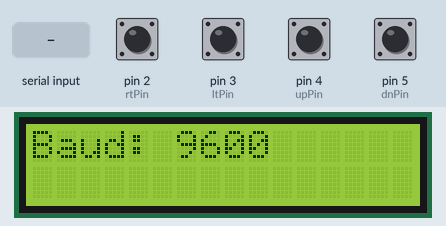
The sketch below on a simulated Arduino Uno, built with avr-gcc and run on an emulated ATmega328P. On the bench: 16×2 character LCD. The inputs (shaded band) are chosen by the test bench; at power-on: pin 2 (rtPin), pin 3 (ltPin), pin 4 (upPin), pin 5 (dnPin) HIGH.

Above: at 5.3 s.
5.4 s: pin 4 (upPin) pulled LOW for 0.15 s
At 6.6 s:
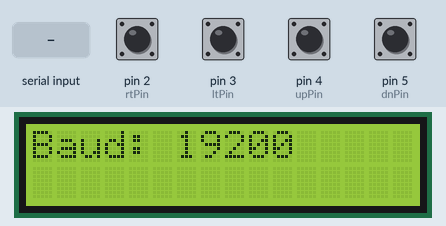
7.0 s: "1" received over Serial
At 8.0 s:
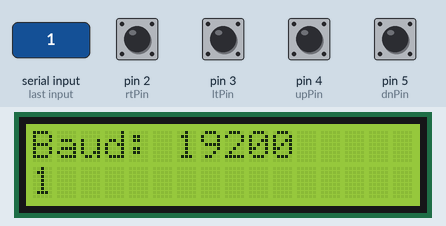
8.6 s: pin 4 (upPin) pulled LOW for 1 s
At 9.0 s:
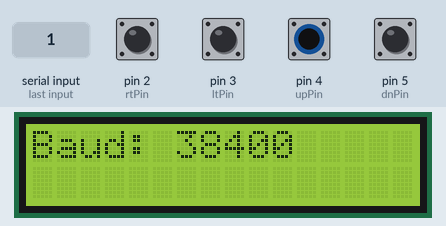
11.1 s: "0" received over Serial
At 12.3 s:
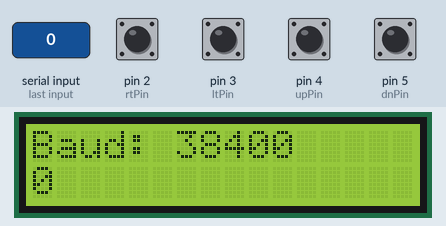
Timing chart, 0 to 14.1 s (numbered marks = the images above; inputs shaded):
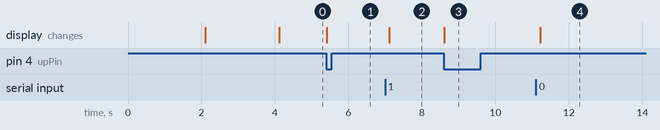

The sketch:

Serial_Tester.ino
```cpp
/*
 RS232 Tester V0.1
 Display received serial data on LCD screen,
 save a received string in RAM and play back
 on request.

 Buttons connected on stated pins, in a D-Pad formation.

 Current button functions;
 UP - cycle baud rates
 DOWN - repeat last received string back to device
 LEFT - save the last received string in RAM for later playback
 RIGHT - play the saved string back to device

 More features coming...

 V0.1 released Apr 2019 by Dane Lewis
 https://www.danelewis.com/
 */

#include <Wire.h>
#include <LiquidCrystal_I2C.h>

int upPin = 4; // up button
int dnPin = 5; // down button
int ltPin = 3; // left button
int rtPin = 2; // right button

int debounce = 1000;  // delay after each button press (cheap debounce)

int baudCurrent = 3; // holds the index of the currently selected baud rate
long baudRates[] = {1200, 2400, 4800, 9600, 19200, 38400l, 57600l, 115200l}; // list of baud rates

char array1[16]="RS232 Tester"; // spash screen top
char array2[16]="V0.01";  // splash screen bottom
int tim = 500 ; // delay time

char lastChar;  // buffer for reading strings from serial
String lastString;  // variable to hold last received serial string
String savedString; // holds the saved string for playback

LiquidCrystal_I2C lcd(0x3E,16,2); // set the LCD address to 0x3E for a 16 chars and 2 line display

void setup()
{
  pinMode(upPin, INPUT_PULLUP);
  pinMode(dnPin, INPUT_PULLUP);
  pinMode(ltPin, INPUT_PULLUP);
  pinMode(rtPin, INPUT_PULLUP);

  lcd.init(); // initialize the lcd
  lcd.backlight(); // turn the backlight on
  lcd.print(array1); // display splash top
  lcd.setCursor(0,1); // move cursor to bottom line
  lcd.print(array2);  // display spash bottom
  delay(2000);  // wait
  lcd.clear();
  lcd.print("Created By");  // show a second splash
  lcd.setCursor(0,1);
  lcd.print("Dane Lewis");
  delay(2000); // wait
  lcd.clear();
  lcd.print("Baud: "); // display baud rate on top line
  lcd.print(baudRates[baudCurrent]);

  Serial.begin(baudRates[baudCurrent]); // start the serial connection
}
/*********************************************************/
void loop()
{
  // UP
  if(digitalRead(upPin) == LOW){
    // cycle the baud rate
    cycleBaud();
    delay(debounce);
  }
  // DOWN
  if(digitalRead(dnPin) == LOW){
    // repeat last string back to device
    Serial.print(lastString);
    delay(debounce);
  }
  // LEFT
  if(digitalRead(ltPin) == LOW){
    // save the last string in ram
    savedString = lastString;
    delay(debounce);
  }
  // RIGHT
  if(digitalRead(rtPin) == LOW){
    // play saved string back
    Serial.print(savedString);
    delay(debounce);
  }

  // if serial string received
  if(Serial.available()){
    // clear the bottom line
    lcd.setCursor(0, 1);
    lcd.print("                ");
    lastString = "";
    delay(100);
    lcd.setCursor(0, 1);
    // print each character to the bottom line of the screen
    // store the string in last string variable
    while(Serial.available() > 0){
      lastChar = Serial.read();
      lcd.write(lastChar);
      lastString += lastChar;
    }
  }
}

// function to cycle the baud rate and restart the serial connection
void cycleBaud()
{
  lcd.clear();

  if((baudCurrent+1) >= (sizeof(baudRates)/sizeof(baudRates[0]))){
    baudCurrent = 0;
  }
  else{
    baudCurrent++;
  }
  lcd.print("Baud: ");
  lcd.print(baudRates[baudCurrent]);
  Serial.end();
  Serial.begin(baudRates[baudCurrent]);

}
```

Measured:
- after the input at 5.4 s, the display: changes at once (image 1)
- after the input at 7.0 s, the display: changes after 0.12 s (image 2)
- after the input at 8.6 s, the display: changes at once (image 3)
- after the input at 11.1 s, the display: changes after 0.12 s (image 4)
